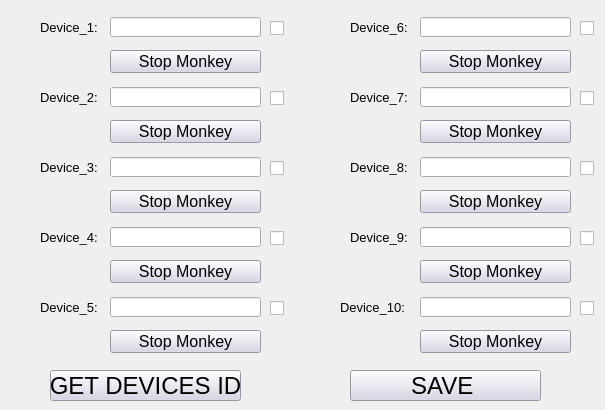
    <widget class="QWidget" name="tab_devices">
     <attribute name="title">
      <string>Devices</string>
     </attribute>
     <widget class="QLabel" name="label_2">
      <property name="geometry">
       <rect>
        <x>40</x>
        <y>12</y>
        <width>61</width>
        <height>31</height>
       </rect>
      </property>
      <property name="font">
       <font>
        <pointsize>10</pointsize>
       </font>
      </property>
      <property name="text">
       <string>Device_1:</string>
      </property>
     </widget>
     <widget class="QLineEdit" name="lineEdit_device1">
      <property name="geometry">
       <rect>
        <x>110</x>
        <y>17</y>
        <width>151</width>
        <height>20</height>
       </rect>
      </property>
     </widget>
     <widget class="QCheckBox" name="checkBox_device1">
      <property name="geometry">
       <rect>
        <x>270</x>
        <y>20</y>
        <width>16</width>
        <height>16</height>
       </rect>
      </property>
      <property name="text">
       <string/>
      </property>
     </widget>
     <widget class="QLabel" name="label_3">
      <property name="geometry">
       <rect>
        <x>40</x>
        <y>82</y>
        <width>61</width>
        <height>31</height>
       </rect>
      </property>
      <property name="font">
       <font>
        <pointsize>10</pointsize>
       </font>
      </property>
      <property name="text">
       <string>Device_2:</string>
      </property>
     </widget>
     <widget class="QCheckBox" name="checkBox_device2">
      <property name="geometry">
       <rect>
        <x>270</x>
        <y>90</y>
        <width>16</width>
        <height>16</height>
       </rect>
      </property>
      <property name="text">
       <string/>
      </property>
     </widget>
     <widget class="QLineEdit" name="lineEdit_device2">
      <property name="geometry">
       <rect>
        <x>110</x>
        <y>87</y>
        <width>151</width>
        <height>20</height>
       </rect>
      </property>
     </widget>
     <widget class="QLineEdit" name="lineEdit_device3">
      <property name="geometry">
       <rect>
        <x>110</x>
        <y>157</y>
        <width>151</width>
        <height>20</height>
       </rect>
      </property>
     </widget>
     <widget class="QLabel" name="label_4">
      <property name="geometry">
       <rect>
        <x>40</x>
        <y>152</y>
        <width>61</width>
        <height>31</height>
       </rect>
      </property>
      <property name="font">
       <font>
        <pointsize>10</pointsize>
       </font>
      </property>
      <property name="text">
       <string>Device_3:</string>
      </property>
     </widget>
     <widget class="QCheckBox" name="checkBox_device3">
      <property name="geometry">
       <rect>
        <x>270</x>
        <y>160</y>
        <width>16</width>
        <height>16</height>
       </rect>
      </property>
      <property name="text">
       <string/>
      </property>
     </widget>
     <widget class="QLineEdit" name="lineEdit_device4">
      <property name="geometry">
       <rect>
        <x>110</x>
        <y>227</y>
        <width>151</width>
        <height>20</height>
       </rect>
      </property>
     </widget>
     <widget class="QLabel" name="label_5">
      <property name="geometry">
       <rect>
        <x>40</x>
        <y>222</y>
        <width>61</width>
        <height>31</height>
       </rect>
      </property>
      <property name="font">
       <font>
        <pointsize>10</pointsize>
       </font>
      </property>
      <property name="text">
       <string>Device_4:</string>
      </property>
     </widget>
     <widget class="QCheckBox" name="checkBox_device4">
      <property name="geometry">
       <rect>
        <x>270</x>
        <y>230</y>
        <width>16</width>
        <height>16</height>
       </rect>
      </property>
      <property name="text">
       <string/>
      </property>
     </widget>
     <widget class="QLineEdit" name="lineEdit_device5">
      <property name="geometry">
       <rect>
        <x>110</x>
        <y>297</y>
        <width>151</width>
        <height>20</height>
       </rect>
      </property>
     </widget>
     <widget class="QLabel" name="label_6">
      <property name="geometry">
       <rect>
        <x>40</x>
        <y>292</y>
        <width>61</width>
        <height>31</height>
       </rect>
      </property>
      <property name="font">
       <font>
        <pointsize>10</pointsize>
       </font>
      </property>
      <property name="text">
       <string>Device_5:</string>
      </property>
     </widget>
     <widget class="QCheckBox" name="checkBox_device5">
      <property name="geometry">
       <rect>
        <x>270</x>
        <y>300</y>
        <width>16</width>
        <height>16</height>
       </rect>
      </property>
      <property name="text">
       <string/>
      </property>
     </widget>
     <widget class="QLineEdit" name="lineEdit_device6">
      <property name="geometry">
       <rect>
        <x>420</x>
        <y>17</y>
        <width>151</width>
        <height>20</height>
       </rect>
      </property>
     </widget>
     <widget class="QLabel" name="label_7">
      <property name="geometry">
       <rect>
        <x>350</x>
        <y>12</y>
        <width>61</width>
        <height>31</height>
       </rect>
      </property>
      <property name="font">
       <font>
        <pointsize>10</pointsize>
       </font>
      </property>
      <property name="text">
       <string>Device_6:</string>
      </property>
     </widget>
     <widget class="QCheckBox" name="checkBox_device6">
      <property name="geometry">
       <rect>
        <x>580</x>
        <y>20</y>
        <width>16</width>
        <height>16</height>
       </rect>
      </property>
      <property name="text">
       <string/>
      </property>
     </widget>
     <widget class="QLineEdit" name="lineEdit_device7">
      <property name="geometry">
       <rect>
        <x>420</x>
        <y>87</y>
        <width>151</width>
        <height>20</height>
       </rect>
      </property>
     </widget>
     <widget class="QLabel" name="label_8">
      <property name="geometry">
       <rect>
        <x>350</x>
        <y>82</y>
        <width>61</width>
        <height>31</height>
       </rect>
      </property>
      <property name="font">
       <font>
        <pointsize>10</pointsize>
       </font>
      </property>
      <property name="text">
       <string>Device_7:</string>
      </property>
     </widget>
     <widget class="QCheckBox" name="checkBox_device7">
      <property name="geometry">
       <rect>
        <x>580</x>
        <y>90</y>
        <width>16</width>
        <height>16</height>
       </rect>
      </property>
      <property name="text">
       <string/>
      </property>
     </widget>
     <widget class="QLineEdit" name="lineEdit_device8">
      <property name="geometry">
       <rect>
        <x>420</x>
        <y>157</y>
        <width>151</width>
        <height>20</height>
       </rect>
      </property>
     </widget>
     <widget class="QLabel" name="label_9">
      <property name="geometry">
       <rect>
        <x>350</x>
        <y>152</y>
        <width>61</width>
        <height>31</height>
       </rect>
      </property>
      <property name="font">
       <font>
        <pointsize>10</pointsize>
       </font>
      </property>
      <property name="text">
       <string>Device_8:</string>
      </property>
     </widget>
     <widget class="QCheckBox" name="checkBox_device8">
      <property name="geometry">
       <rect>
        <x>580</x>
        <y>160</y>
        <width>16</width>
        <height>16</height>
       </rect>
      </property>
      <property name="text">
       <string/>
      </property>
     </widget>
     <widget class="QLineEdit" name="lineEdit_device9">
      <property name="geometry">
       <rect>
        <x>420</x>
        <y>227</y>
        <width>151</width>
        <height>20</height>
       </rect>
      </property>
     </widget>
     <widget class="QLabel" name="label_10">
      <property name="geometry">
       <rect>
        <x>350</x>
        <y>222</y>
        <width>61</width>
        <height>31</height>
       </rect>
      </property>
      <property name="font">
       <font>
        <pointsize>10</pointsize>
       </font>
      </property>
      <property name="text">
       <string>Device_9:</string>
      </property>
     </widget>
     <widget class="QCheckBox" name="checkBox_device9">
      <property name="geometry">
       <rect>
        <x>580</x>
        <y>230</y>
        <width>16</width>
        <height>16</height>
       </rect>
      </property>
      <property name="text">
       <string/>
      </property>
     </widget>
     <widget class="QLineEdit" name="lineEdit_device10">
      <property name="geometry">
       <rect>
        <x>420</x>
        <y>297</y>
        <width>151</width>
        <height>20</height>
       </rect>
      </property>
     </widget>
     <widget class="QLabel" name="label_11">
      <property name="geometry">
       <rect>
        <x>340</x>
        <y>292</y>
        <width>71</width>
        <height>31</height>
       </rect>
      </property>
      <property name="font">
       <font>
        <pointsize>10</pointsize>
       </font>
      </property>
      <property name="text">
       <string>Device_10:</string>
      </property>
     </widget>
     <widget class="QCheckBox" name="checkBox_device10">
      <property name="geometry">
       <rect>
        <x>580</x>
        <y>300</y>
        <width>16</width>
        <height>16</height>
       </rect>
      </property>
      <property name="text">
       <string/>
      </property>
     </widget>
     <widget class="QPushButton" name="pushButton_getDevicesID">
      <property name="geometry">
       <rect>
        <x>50</x>
        <y>370</y>
        <width>191</width>
        <height>31</height>
       </rect>
      </property>
      <property name="font">
       <font>
        <pointsize>18</pointsize>
       </font>
      </property>
      <property name="styleSheet">
       <string notr="true">background-color:rgb(211, 211, 230)</string>
      </property>
      <property name="text">
       <string>GET DEVICES ID</string>
      </property>
     </widget>
     <widget class="QPushButton" name="pushButton_getDevicesID_2">
      <property name="geometry">
       <rect>
        <x>350</x>
        <y>370</y>
        <width>191</width>
        <height>31</height>
       </rect>
      </property>
      <property name="font">
       <font>
        <pointsize>18</pointsize>
       </font>
      </property>
      <property name="styleSheet">
       <string notr="true">background-color:rgb(211, 211, 230)</string>
      </property>
      <property name="text">
       <string>SAVE </string>
      </property>
     </widget>
     <widget class="QPushButton" name="pushButton_stop1">
      <property name="geometry">
       <rect>
        <x>110</x>
        <y>50</y>
        <width>151</width>
        <height>23</height>
       </rect>
      </property>
      <property name="font">
       <font>
        <family>Arial</family>
        <pointsize>12</pointsize>
        <weight>50</weight>
        <bold>false</bold>
       </font>
      </property>
      <property name="styleSheet">
       <string notr="true">background-color:rgb(211, 211, 230)</string>
      </property>
      <property name="text">
       <string>Stop Monkey</string>
      </property>
     </widget>
     <widget class="QPushButton" name="pushButton_stop2">
      <property name="geometry">
       <rect>
        <x>110</x>
        <y>120</y>
        <width>151</width>
        <height>23</height>
       </rect>
      </property>
      <property name="font">
       <font>
        <family>Arial</family>
        <pointsize>12</pointsize>
        <weight>50</weight>
        <bold>false</bold>
       </font>
      </property>
      <property name="styleSheet">
       <string notr="true">background-color:rgb(211, 211, 230)</string>
      </property>
      <property name="text">
       <string>Stop Monkey</string>
      </property>
     </widget>
     <widget class="QPushButton" name="pushButton_stop3">
      <property name="geometry">
       <rect>
        <x>110</x>
        <y>190</y>
        <width>151</width>
        <height>23</height>
       </rect>
      </property>
      <property name="font">
       <font>
        <family>Arial</family>
        <pointsize>12</pointsize>
        <weight>50</weight>
        <bold>false</bold>
       </font>
      </property>
      <property name="styleSheet">
       <string notr="true">background-color:rgb(211, 211, 230)</string>
      </property>
      <property name="text">
       <string>Stop Monkey</string>
      </property>
     </widget>
     <widget class="QPushButton" name="pushButton_stop4">
      <property name="geometry">
       <rect>
        <x>110</x>
        <y>260</y>
        <width>151</width>
        <height>23</height>
       </rect>
      </property>
      <property name="font">
       <font>
        <family>Arial</family>
        <pointsize>12</pointsize>
        <weight>50</weight>
        <bold>false</bold>
       </font>
      </property>
      <property name="styleSheet">
       <string notr="true">background-color:rgb(211, 211, 230)</string>
      </property>
      <property name="text">
       <string>Stop Monkey</string>
      </property>
     </widget>
     <widget class="QPushButton" name="pushButton_stop5">
      <property name="geometry">
       <rect>
        <x>110</x>
        <y>330</y>
        <width>151</width>
        <height>23</height>
       </rect>
      </property>
      <property name="font">
       <font>
        <family>Arial</family>
        <pointsize>12</pointsize>
        <weight>50</weight>
        <bold>false</bold>
       </font>
      </property>
      <property name="styleSheet">
       <string notr="true">background-color:rgb(211, 211, 230)</string>
      </property>
      <property name="text">
       <string>Stop Monkey</string>
      </property>
     </widget>
     <widget class="QPushButton" name="pushButton_stop6">
      <property name="geometry">
       <rect>
        <x>420</x>
        <y>50</y>
        <width>151</width>
        <height>23</height>
       </rect>
      </property>
      <property name="font">
       <font>
        <family>Arial</family>
        <pointsize>12</pointsize>
        <weight>50</weight>
        <bold>false</bold>
       </font>
      </property>
      <property name="styleSheet">
       <string notr="true">background-color:rgb(211, 211, 230)</string>
      </property>
      <property name="text">
       <string>Stop Monkey</string>
      </property>
     </widget>
     <widget class="QPushButton" name="pushButton_stop7">
      <property name="geometry">
       <rect>
        <x>420</x>
        <y>120</y>
        <width>151</width>
        <height>23</height>
       </rect>
      </property>
      <property name="font">
       <font>
        <family>Arial</family>
        <pointsize>12</pointsize>
        <weight>50</weight>
        <bold>false</bold>
       </font>
      </property>
      <property name="styleSheet">
       <string notr="true">background-color:rgb(211, 211, 230)</string>
      </property>
      <property name="text">
       <string>Stop Monkey</string>
      </property>
     </widget>
     <widget class="QPushButton" name="pushButton_stop8">
      <property name="geometry">
       <rect>
        <x>420</x>
        <y>190</y>
        <width>151</width>
        <height>23</height>
       </rect>
      </property>
      <property name="font">
       <font>
        <family>Arial</family>
        <pointsize>12</pointsize>
        <weight>50</weight>
        <bold>false</bold>
       </font>
      </property>
      <property name="styleSheet">
       <string notr="true">background-color:rgb(211, 211, 230)</string>
      </property>
      <property name="text">
       <string>Stop Monkey</string>
      </property>
     </widget>
     <widget class="QPushButton" name="pushButton_stop9">
      <property name="geometry">
       <rect>
        <x>420</x>
        <y>260</y>
        <width>151</width>
        <height>23</height>
       </rect>
      </property>
      <property name="font">
       <font>
        <family>Arial</family>
        <pointsize>12</pointsize>
        <weight>50</weight>
        <bold>false</bold>
       </font>
      </property>
      <property name="styleSheet">
       <string notr="true">background-color:rgb(211, 211, 230)</string>
      </property>
      <property name="text">
       <string>Stop Monkey</string>
      </property>
     </widget>
     <widget class="QPushButton" name="pushButton_stop10">
      <property name="geometry">
       <rect>
        <x>420</x>
        <y>330</y>
        <width>151</width>
        <height>23</height>
       </rect>
      </property>
      <property name="font">
       <font>
        <family>Arial</family>
        <pointsize>12</pointsize>
        <weight>50</weight>
        <bold>false</bold>
       </font>
      </property>
      <property name="styleSheet">
       <string notr="true">background-color:rgb(211, 211, 230)</string>
      </property>
      <property name="text">
       <string>Stop Monkey</string>
      </property>
     </widget>
    </widget>
